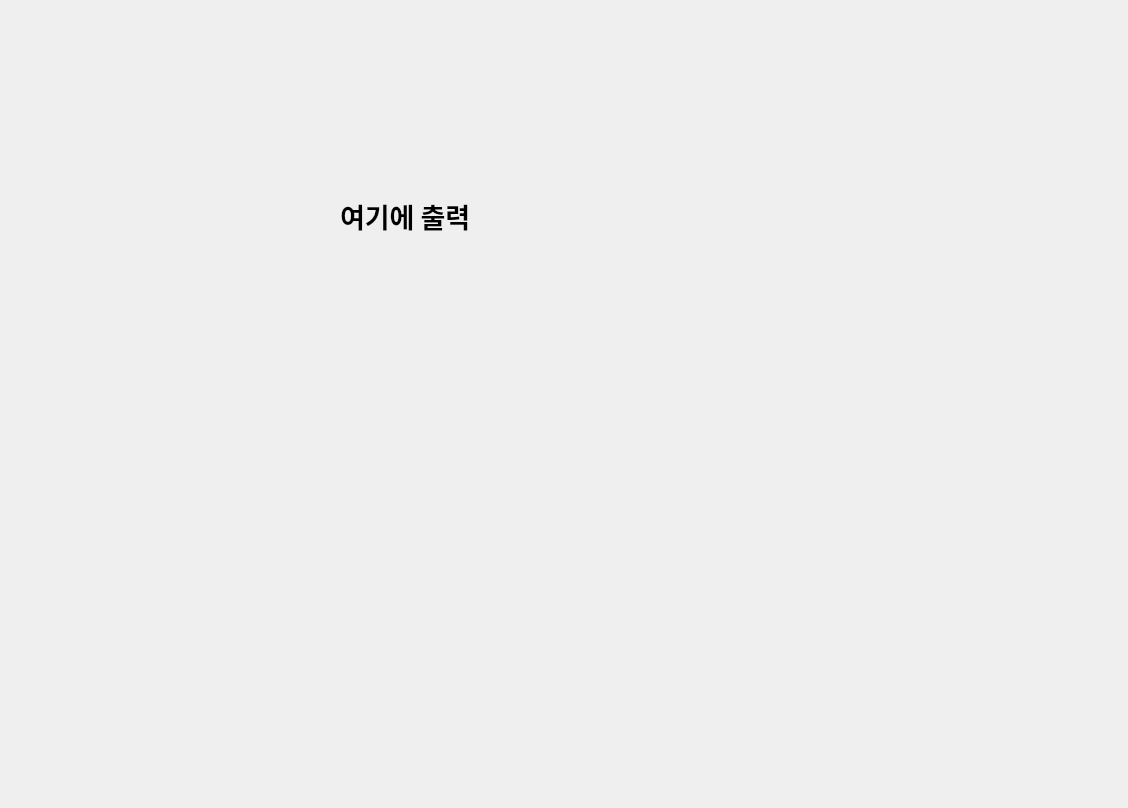
<?xml version="1.0" encoding="UTF-8"?>
<ui version="4.0">
 <class>Dialog</class>
 <widget class="QDialog" name="Dialog">
  <property name="geometry">
   <rect>
    <x>0</x>
    <y>0</y>
    <width>1128</width>
    <height>808</height>
   </rect>
  </property>
  <property name="windowTitle">
   <string>Dialog</string>
  </property>
  <widget class="QLabel" name="label">
   <property name="geometry">
    <rect>
     <x>340</x>
     <y>140</y>
     <width>401</width>
     <height>151</height>
    </rect>
   </property>
   <property name="font">
    <font>
     <family>맑은 고딕</family>
     <pointsize>20</pointsize>
     <weight>75</weight>
     <bold>true</bold>
    </font>
   </property>
   <property name="text">
    <string>여기에 출력</string>
   </property>
  </widget>
 </widget>
 <resources/>
 <connections/>
</ui>
